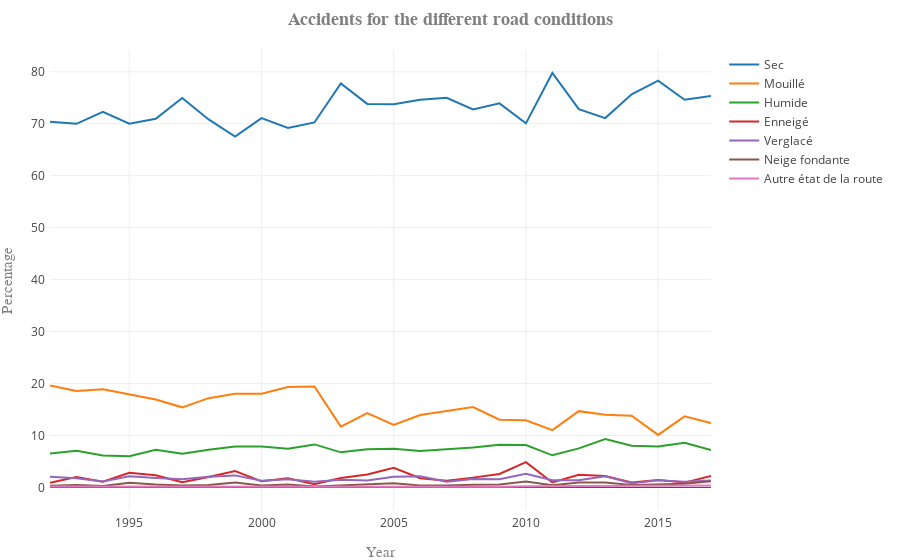

The cell this chart's notebook holds for it:
### Markdown cell above
We can also take a look at the conditions and the speed limit of the roads on which the accidents happened.

### Code cell
df_Accident_type_route_normalized = df_Accident_type_route.copy()

# Transform the data in percentages along the year
for date in [col for col in df_Accident_type_route_normalized.columns if IS_DATE.match(col)]:
    df_Accident_type_route_normalized[date]=\
        df_Accident_type_route_normalized[date]*100/\
        (df_Accident_type_route_normalized[date].sum())

# Group the accidents by road condition and keep the useful columns
req = df_Accident_type_route_normalized.groupby(['temps']).sum().\
    sort_values(['2017'], ascending=False)\
    [[col for col in df_Accident_type_route.columns if IS_DATE.match(col)]]
# Plot the results with our function
plot_dataframe(x=req.columns.values, y=req,\
               title='Accidents for the different road conditions', xlabel='Year',\
               ylabel='Percentage', labels=req.index.values,\
               rotation=45, number_to_plot=None,name_save='accident_road_condition')

# This time without considering the accidents happening when the road is dry
req = df_Accident_type_route_normalized[df_Accident_type_route_normalized.temps!='Sec'].\
    groupby(['temps']).sum().sort_values(['2017'], ascending=False)\
    [[col for col in df_Accident_type_route.columns if IS_DATE.match(col)]]
# Plot the results with our function
plot_dataframe(x=req.columns.values, y=req,\
               title="Road condition when the road wasn't dry", xlabel='Year',\
               ylabel='Percentage', labels=req.index.values,\
               rotation=45, number_to_plot=None,name_save='accident_road_condition_undry')

# We can also look at the speed limits of the roads where accidents happened
req = df_Accident_type_route_normalized.groupby(['vitesse']).sum().\
    sort_values(['2017'], ascending=False)\
    [[col for col in df_Accident_type_route.columns if IS_DATE.match(col)]]
# And plot it with our usual function
plot_dataframe(x=req.columns.values, y=req,\
               title="Speed limits on the roads where accidents happened", xlabel='Year',\
               ylabel='Percentage', labels=req.index.values,\
               rotation=45, number_to_plot=None,name_save='accident_speed_limit')

### Figure 1 — Plotly figure (JSON) as saved in the notebook; plotly's stock layout.template omitted (floating-point values rounded to 4 significant figures)
{"data": [{"name": "Sec", "type": "scatter", "uid": "59f58e3b-e210-42cd-9e80-632564869f61", "x": ["1992", "1993", "1994", "1995", "1996", "1997", "1998", "1999", "2000", "2001", "2002", "2003", "2004", "2005", "2006", "2007", "2008", "2009", "2010", "2011", "2012", "2013", "2014", "2015", "2016", "2017"], "y": [70.38, 69.98, 72.31, 70.01, 70.94, 74.97, 70.83, 67.52, 71.09, 69.2, 70.25, 77.74, 73.82, 73.74, 74.62, 75.0, 72.76, 73.92, 70.07, 79.76, 72.8, 71.08, 75.65, 78.3, 74.63, 75.36]}, {"name": "Mouillé", "type": "scatter", "uid": "6de2be38-8860-46fc-af9c-bdc09ffc94d6", "x": ["1992", "1993", "1994", "1995", "1996", "1997", "1998", "1999", "2000", "2001", "2002", "2003", "2004", "2005", "2006", "2007", "2008", "2009", "2010", "2011", "2012", "2013", "2014", "2015", "2016", "2017"], "y": [19.62, 18.56, 18.87, 17.98, 16.94, 15.42, 17.18, 18.05, 18.05, 19.32, 19.42, 11.71, 14.32, 12.04, 13.94, 14.71, 15.46, 13.03, 12.93, 11.03, 14.68, 14.0, 13.81, 10.1, 13.68, 12.39]}, {"name": "Humide", "type": "scatter", "uid": "d528fcfe-ff92-48be-9a9b-9ad230cb222c", "x": ["1992", "1993", "1994", "1995", "1996", "1997", "1998", "1999", "2000", "2001", "2002", "2003", "2004", "2005", "2006", "2007", "2008", "2009", "2010", "2011", "2012", "2013", "2014", "2015", "2016", "2017"], "y": [6.54, 7.067, 6.125, 6.023, 7.243, 6.487, 7.273, 7.856, 7.882, 7.432, 8.28, 6.753, 7.361, 7.436, 7.031, 7.421, 7.668, 8.212, 8.175, 6.182, 7.516, 9.294, 8.032, 7.865, 8.614, 7.191]}, {"name": "Enneigé", "type": "scatter", "uid": "bae75725-611f-4401-bbc0-10216096adfb", "x": ["1992", "1993", "1994", "1995", "1996", "1997", "1998", "1999", "2000", "2001", "2002", "2003", "2004", "2005", "2006", "2007", "2008", "2009", "2010", "2011", "2012", "2013", "2014", "2015", "2016", "2017"], "y": [0.8981, 1.991, 1.101, 2.818, 2.354, 1.006, 2.015, 3.162, 1.171, 1.753, 0.6343, 1.825, 2.49, 3.782, 1.764, 1.269, 1.886, 2.58, 4.87, 0.9531, 2.43, 2.209, 0.9324, 1.438, 0.9273, 2.186]}, {"name": "Verglacé", "type": "scatter", "uid": "1592f516-c7bf-4192-859b-bafd8524e3ca", "x": ["1992", "1993", "1994", "1995", "1996", "1997", "1998", "1999", "2000", "2001", "2002", "2003", "2004", "2005", "2006", "2007", "2008", "2009", "2010", "2011", "2012", "2013", "2014", "2015", "2016", "2017"], "y": [2.045, 1.777, 1.165, 2.162, 1.826, 1.567, 2.056, 2.317, 1.302, 1.578, 1.116, 1.489, 1.337, 2.055, 2.14, 1.114, 1.611, 1.585, 2.621, 1.39, 1.361, 2.135, 0.792, 1.381, 1.098, 1.343]}, {"name": "Neige fondante", "type": "scatter", "uid": "ce828daa-90ea-44df-9f06-070293435fab", "x": ["1992", "1993", "1994", "1995", "1996", "1997", "1998", "1999", "2000", "2001", "2002", "2003", "2004", "2005", "2006", "2007", "2008", "2009", "2010", "2011", "2012", "2013", "2014", "2015", "2016", "2017"], "y": [0.3395, 0.4551, 0.2848, 0.8858, 0.5654, 0.3624, 0.4498, 0.9516, 0.3707, 0.5733, 0.1903, 0.3817, 0.5723, 0.7878, 0.3862, 0.3514, 0.5353, 0.5462, 1.117, 0.4423, 0.9588, 0.95, 0.455, 0.6033, 0.7168, 1.174]}, {"name": "Autre état de la route", "type": "scatter", "uid": "3ac461e6-4867-4a1c-b8f1-afbc9eb1722e", "x": ["1992", "1993", "1994", "1995", "1996", "1997", "1998", "1999", "2000", "2001", "2002", "2003", "2004", "2005", "2006", "2007", "2008", "2009", "2010", "2011", "2012", "2013", "2014", "2015", "2016", "2017"], "y": [0.1762, 0.1707, 0.1445, 0.1216, 0.1344, 0.1948, 0.1979, 0.1451, 0.139, 0.1465, 0.11, 0.09648, 0.1092, 0.152, 0.121, 0.1278, 0.08198, 0.1317, 0.2142, 0.2422, 0.259, 0.3262, 0.3314, 0.3101, 0.3414, 0.354]}], "layout": {"margin": {"b": 50, "l": 50, "pad": 4, "r": 50, "t": 50}, "title": "<b>Accidents for the different road conditions</b>", "titlefont": {"color": "#7f7f7f", "family": "Courier New, monospace", "size": 18}, "xaxis": {"title": "Year", "titlefont": {"color": "#7f7f7f", "family": "Courier New, monospace", "size": 15}}, "yaxis": {"title": "Percentage", "titlefont": {"color": "#7f7f7f", "family": "Courier New, monospace", "size": 15}}}}
